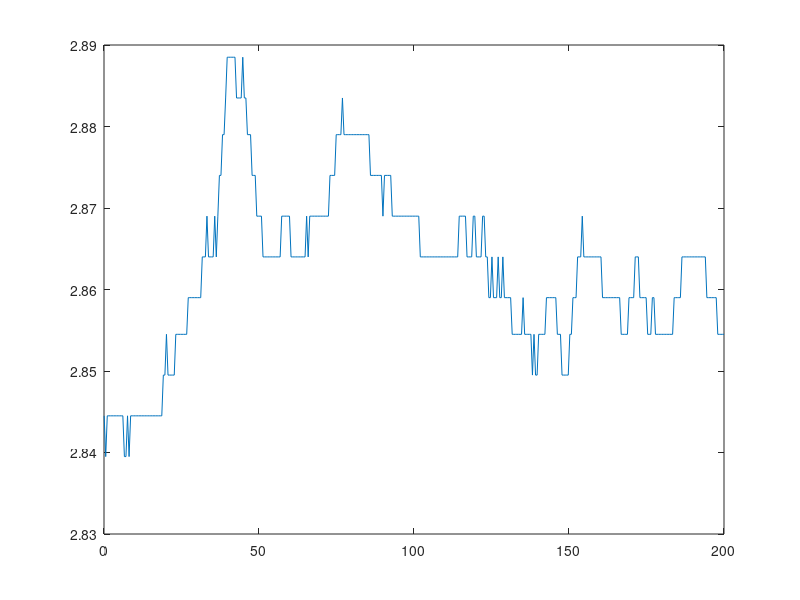
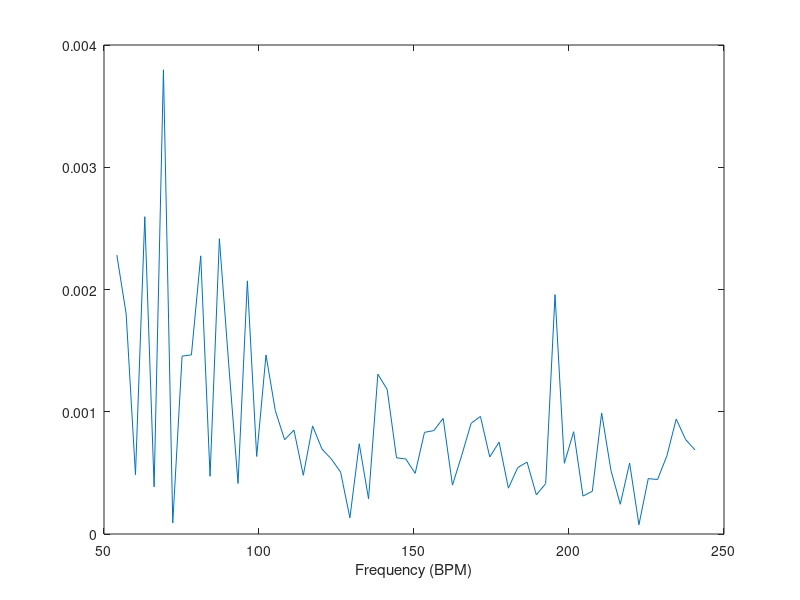

Here is the MATLAB script that generated these plots, in order:
function test()
Fs = 20;
data = load('test.csv');
figure
t = linspace(1/Fs, 200, length(data));
plot(t,data)
data = data./norm(data);
% data = data(end-Fs*15:end);
Y = fft(data);
Y = Y(2:length(data)/2+1);
figure
freq = Fs/length(data):Fs/length(data):Fs/2;

cutoff = 240;
ind = find(min(abs(freq - cutoff/60)) == abs(freq - cutoff/60));
cutoff2 = 55;
ind2 = find(min(abs(freq - cutoff2/60)) == abs(freq - cutoff2/60));
freq = freq(ind2:ind);
Y = Y(ind2:ind);
[Ys,I] = max(abs(Y));   
fprintf('Maximum occurs at %3.2f Hz.\n',freq(I))
plot(60*freq, abs(Y))
disp("Max BPM: " + freq(I)*60) 
xlabel("Frequency (BPM)")
end